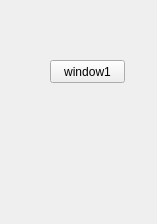
<?xml version="1.0" encoding="UTF-8"?>
<ui version="4.0">
 <class>window1</class>
 <widget class="QWidget" name="window1">
  <property name="geometry">
   <rect>
    <x>0</x>
    <y>0</y>
    <width>157</width>
    <height>224</height>
   </rect>
  </property>
  <property name="windowTitle">
   <string>Form</string>
  </property>
  <widget class="QPushButton" name="pushButton">
   <property name="geometry">
    <rect>
     <x>50</x>
     <y>60</y>
     <width>75</width>
     <height>23</height>
    </rect>
   </property>
   <property name="text">
    <string>window1</string>
   </property>
  </widget>
 </widget>
 <resources/>
 <connections/>
</ui>
